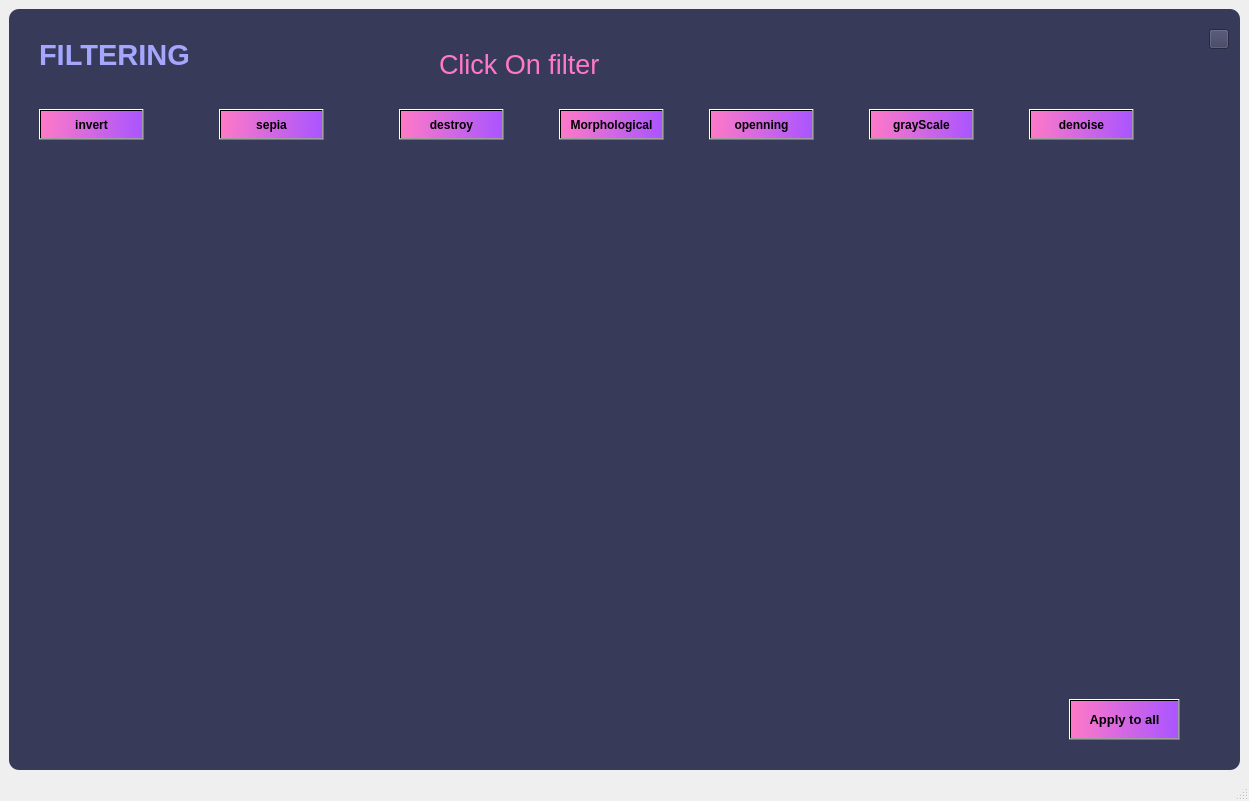
<?xml version="1.0" encoding="UTF-8"?>
<ui version="4.0">
 <class>FilteringWindow</class>
 <widget class="QMainWindow" name="FilteringWindow">
  <property name="geometry">
   <rect>
    <x>0</x>
    <y>0</y>
    <width>1249</width>
    <height>801</height>
   </rect>
  </property>
  <property name="windowTitle">
   <string>MainWindow</string>
  </property>
  <widget class="QWidget" name="centralwidget">
   <layout class="QHBoxLayout" name="horizontalLayout">
    <item>
     <widget class="QFrame" name="frame">
      <property name="enabled">
       <bool>true</bool>
      </property>
      <property name="styleSheet">
       <string notr="true">QFrame {
	background-color: rgb(56,58,89);
	color:rgb(220,220,220);
	border-radius : 10px;
}</string>
      </property>
      <property name="frameShape">
       <enum>QFrame::StyledPanel</enum>
      </property>
      <property name="frameShadow">
       <enum>QFrame::Raised</enum>
      </property>
      <widget class="QPushButton" name="pushButton">
       <property name="geometry">
        <rect>
         <x>30</x>
         <y>100</y>
         <width>105</width>
         <height>31</height>
        </rect>
       </property>
       <property name="font">
        <font>
         <weight>75</weight>
         <bold>true</bold>
        </font>
       </property>
       <property name="styleSheet">
        <string notr="true">
background-color: qlineargradient(spread:pad, x1:0, y1:0.5, x2:1, y2:0.506, stop:0 rgba(254, 121, 199, 255), stop:1 rgba(170, 85, 255, 255));</string>
       </property>
       <property name="text">
        <string>invert</string>
       </property>
      </widget>
      <widget class="QPushButton" name="pushButton_2">
       <property name="geometry">
        <rect>
         <x>210</x>
         <y>100</y>
         <width>105</width>
         <height>31</height>
        </rect>
       </property>
       <property name="font">
        <font>
         <weight>75</weight>
         <bold>true</bold>
        </font>
       </property>
       <property name="styleSheet">
        <string notr="true">
background-color: qlineargradient(spread:pad, x1:0, y1:0.5, x2:1, y2:0.506, stop:0 rgba(254, 121, 199, 255), stop:1 rgba(170, 85, 255, 255));</string>
       </property>
       <property name="text">
        <string>sepia</string>
       </property>
      </widget>
      <widget class="QLabel" name="label">
       <property name="geometry">
        <rect>
         <x>30</x>
         <y>20</y>
         <width>161</width>
         <height>51</height>
        </rect>
       </property>
       <property name="font">
        <font>
         <pointsize>22</pointsize>
         <weight>75</weight>
         <bold>true</bold>
        </font>
       </property>
       <property name="styleSheet">
        <string notr="true">color: rgb(165, 167, 255);</string>
       </property>
       <property name="text">
        <string>FILTERING</string>
       </property>
      </widget>
      <widget class="QLabel" name="label_2">
       <property name="geometry">
        <rect>
         <x>430</x>
         <y>40</y>
         <width>191</width>
         <height>31</height>
        </rect>
       </property>
       <property name="font">
        <font>
         <pointsize>20</pointsize>
        </font>
       </property>
       <property name="styleSheet">
        <string notr="true">color:rgb(254,121,199);</string>
       </property>
       <property name="text">
        <string>Click On filter</string>
       </property>
      </widget>
      <widget class="QLabel" name="label_3">
       <property name="geometry">
        <rect>
         <x>10</x>
         <y>160</y>
         <width>601</width>
         <height>511</height>
        </rect>
       </property>
       <property name="text">
        <string/>
       </property>
       <property name="pixmap">
        <pixmap>2.jpg</pixmap>
       </property>
      </widget>
      <widget class="QLabel" name="label_filtering">
       <property name="geometry">
        <rect>
         <x>620</x>
         <y>160</y>
         <width>601</width>
         <height>511</height>
        </rect>
       </property>
       <property name="text">
        <string/>
       </property>
      </widget>
      <widget class="QPushButton" name="pushButton_3">
       <property name="geometry">
        <rect>
         <x>390</x>
         <y>100</y>
         <width>105</width>
         <height>31</height>
        </rect>
       </property>
       <property name="font">
        <font>
         <weight>75</weight>
         <bold>true</bold>
        </font>
       </property>
       <property name="styleSheet">
        <string notr="true">
background-color: qlineargradient(spread:pad, x1:0, y1:0.5, x2:1, y2:0.506, stop:0 rgba(254, 121, 199, 255), stop:1 rgba(170, 85, 255, 255));</string>
       </property>
       <property name="text">
        <string>destroy</string>
       </property>
      </widget>
      <widget class="QPushButton" name="pushButton_4">
       <property name="geometry">
        <rect>
         <x>550</x>
         <y>100</y>
         <width>105</width>
         <height>31</height>
        </rect>
       </property>
       <property name="font">
        <font>
         <weight>75</weight>
         <bold>true</bold>
        </font>
       </property>
       <property name="styleSheet">
        <string notr="true">background-color: qlineargradient(spread:pad, x1:0, y1:0.5, x2:1, y2:0.506, stop:0 rgba(254, 121, 199, 255), stop:1 rgba(170, 85, 255, 255));</string>
       </property>
       <property name="text">
        <string>Morphological</string>
       </property>
      </widget>
      <widget class="QPushButton" name="pushButton_5">
       <property name="geometry">
        <rect>
         <x>700</x>
         <y>100</y>
         <width>105</width>
         <height>31</height>
        </rect>
       </property>
       <property name="font">
        <font>
         <weight>75</weight>
         <bold>true</bold>
        </font>
       </property>
       <property name="styleSheet">
        <string notr="true">background-color: qlineargradient(spread:pad, x1:0, y1:0.5, x2:1, y2:0.506, stop:0 rgba(254, 121, 199, 255), stop:1 rgba(170, 85, 255, 255));</string>
       </property>
       <property name="text">
        <string>openning</string>
       </property>
      </widget>
      <widget class="QPushButton" name="pushButton_6">
       <property name="geometry">
        <rect>
         <x>860</x>
         <y>100</y>
         <width>105</width>
         <height>31</height>
        </rect>
       </property>
       <property name="font">
        <font>
         <weight>75</weight>
         <bold>true</bold>
        </font>
       </property>
       <property name="styleSheet">
        <string notr="true">background-color: qlineargradient(spread:pad, x1:0, y1:0.5, x2:1, y2:0.506, stop:0 rgba(254, 121, 199, 255), stop:1 rgba(170, 85, 255, 255));</string>
       </property>
       <property name="text">
        <string>grayScale</string>
       </property>
      </widget>
      <widget class="QPushButton" name="pushButton_7">
       <property name="geometry">
        <rect>
         <x>1020</x>
         <y>100</y>
         <width>105</width>
         <height>31</height>
        </rect>
       </property>
       <property name="font">
        <font>
         <weight>75</weight>
         <bold>true</bold>
        </font>
       </property>
       <property name="styleSheet">
        <string notr="true">background-color: qlineargradient(spread:pad, x1:0, y1:0.5, x2:1, y2:0.506, stop:0 rgba(254, 121, 199, 255), stop:1 rgba(170, 85, 255, 255));</string>
       </property>
       <property name="text">
        <string>denoise</string>
       </property>
      </widget>
      <widget class="QPushButton" name="pushButton_8">
       <property name="geometry">
        <rect>
         <x>1200</x>
         <y>20</y>
         <width>20</width>
         <height>20</height>
        </rect>
       </property>
       <property name="styleSheet">
        <string notr="true">background-color: rgb(56,58,89);</string>
       </property>
       <property name="text">
        <string/>
       </property>
       <property name="icon">
        <iconset>
         <normaloff>exit2.png</normaloff>exit2.png</iconset>
       </property>
       <property name="iconSize">
        <size>
         <width>20</width>
         <height>20</height>
        </size>
       </property>
      </widget>
      <widget class="QPushButton" name="pushButton_9">
       <property name="geometry">
        <rect>
         <x>1060</x>
         <y>690</y>
         <width>111</width>
         <height>41</height>
        </rect>
       </property>
       <property name="font">
        <font>
         <pointsize>10</pointsize>
         <weight>75</weight>
         <bold>true</bold>
        </font>
       </property>
       <property name="styleSheet">
        <string notr="true">background-color: qlineargradient(spread:pad, x1:0, y1:0.5, x2:1, y2:0.506, stop:0 rgba(254, 121, 199, 255), stop:1 rgba(170, 85, 255, 255));</string>
       </property>
       <property name="text">
        <string>Apply to all</string>
       </property>
      </widget>
     </widget>
    </item>
   </layout>
  </widget>
  <widget class="QStatusBar" name="statusbar"/>
 </widget>
 <resources/>
 <connections/>
</ui>
